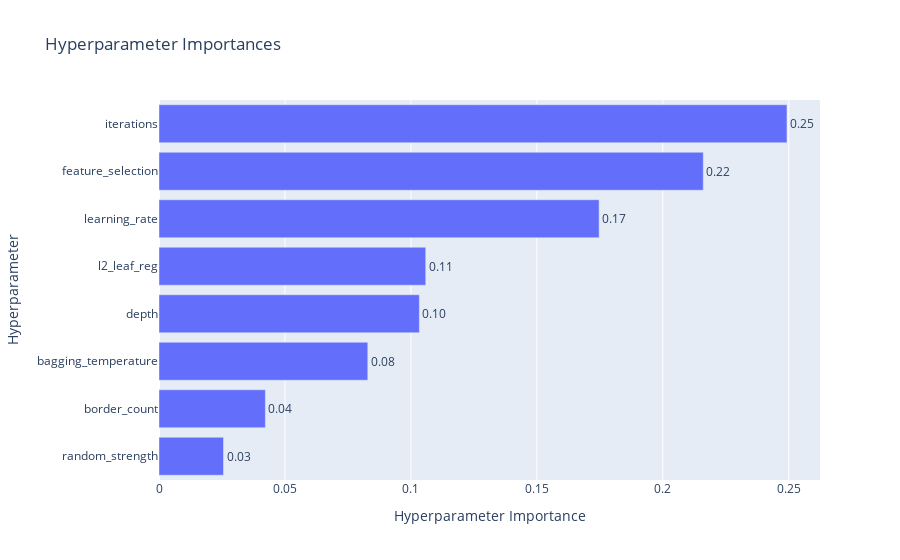
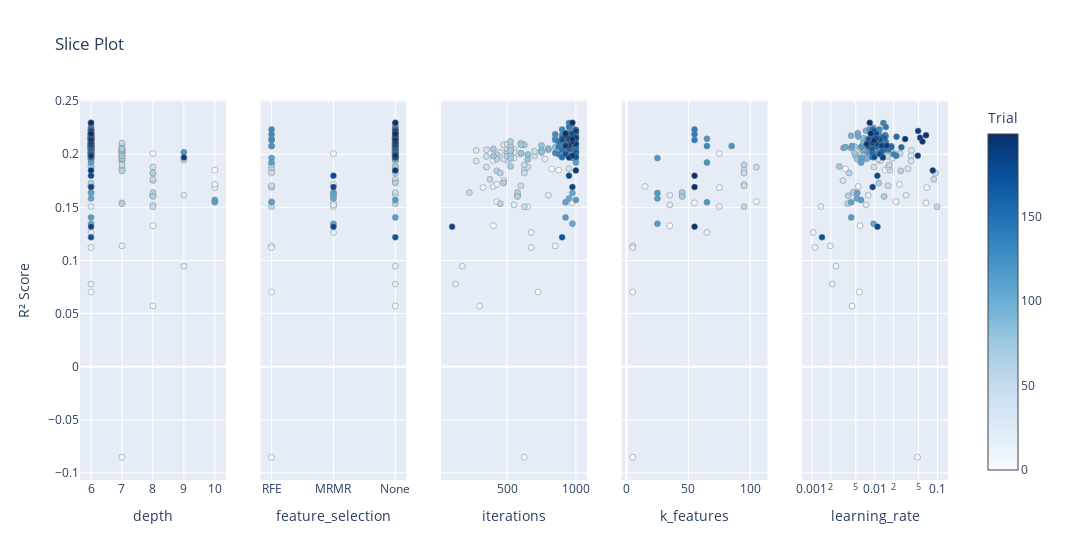

Notebook code cell kept with these figures, in order:
### Markdown cell above
# Visualization

### Code cell
# 1. Parameter Importance Plot
fig = vis.plot_param_importances(study, target_name="R² Score")
fig.show()

# 2. Slice Plot (Best for seeing individual parameter effects)
fig = vis.plot_slice(
    study,
    params=[
        'iterations',
        'feature_selection',
        'depth',
        'learning_rate',
        'k_features'
    ],
    target_name="R² Score"
)
fig.show()

### Figure 1 — Plotly figure (JSON) as saved in the notebook; plotly's stock layout.template omitted (floating-point values rounded to 4 significant figures)
{"data": [{"cliponaxis": false, "hovertemplate": ["random_strength (FloatDistribution): 0.025606634050598008<extra></extra>", "border_count (IntDistribution): 0.04222636140145474<extra></extra>", "bagging_temperature (FloatDistribution): 0.08288251368784086<extra></extra>", "depth (IntDistribution): 0.10335323023375356<extra></extra>", "l2_leaf_reg (FloatDistribution): 0.10588562082222913<extra></extra>", "learning_rate (FloatDistribution): 0.174714051006106<extra></extra>", "feature_selection (CategoricalDistribution): 0.2160580613306227<extra></extra>", "iterations (IntDistribution): 0.24927352746739512<extra></extra>"], "name": "R² Score", "orientation": "h", "text": ["0.03", "0.04", "0.08", "0.10", "0.11", "0.17", "0.22", "0.25"], "textposition": "outside", "type": "bar", "x": [0.02561, 0.04223, 0.08288, 0.1034, 0.1059, 0.1747, 0.2161, 0.2493], "y": ["random_strength", "border_count", "bagging_temperature", "depth", "l2_leaf_reg", "learning_rate", "feature_selection", "iterations"]}], "layout": {"title": {"text": "Hyperparameter Importances"}, "xaxis": {"title": {"text": "Hyperparameter Importance"}}, "yaxis": {"title": {"text": "Hyperparameter"}}}}

### Figure 2 — Plotly figure (JSON) as saved in the notebook; plotly's stock layout.template omitted (floating-point values rounded to 4 significant figures; data arrays with more than 128 entries replaced by an {"elided": "..."} marker saying what was removed)
{"data": [{"marker": {"color": {"elided": "200 int values"}, "colorbar": {"title": {"text": "Trial"}, "x": 1, "xpad": 40}, "colorscale": [[0, "rgb(247,251,255)"], [0.125, "rgb(222,235,247)"], [0.25, "rgb(198,219,239)"], [0.375, "rgb(158,202,225)"], [0.5, "rgb(107,174,214)"], [0.625, "rgb(66,146,198)"], [0.75, "rgb(33,113,181)"], [0.875, "rgb(8,81,156)"], [1, "rgb(8,48,107)"]], "line": {"color": "Grey", "width": 0.5}, "showscale": true}, "mode": "markers", "name": "Feasible Trial", "showlegend": false, "type": "scatter", "x": {"elided": "200 int values"}, "xaxis": "x", "y": {"elided": "200 float values"}, "yaxis": "y"}, {"marker": {"color": {"elided": "200 int values"}, "colorbar": {"title": {"text": "Trial"}, "x": 1, "xpad": 40}, "colorscale": [[0, "rgb(247,251,255)"], [0.125, "rgb(222,235,247)"], [0.25, "rgb(198,219,239)"], [0.375, "rgb(158,202,225)"], [0.5, "rgb(107,174,214)"], [0.625, "rgb(66,146,198)"], [0.75, "rgb(33,113,181)"], [0.875, "rgb(8,81,156)"], [1, "rgb(8,48,107)"]], "line": {"color": "Grey", "width": 0.5}, "showscale": false}, "mode": "markers", "name": "Feasible Trial", "showlegend": false, "type": "scatter", "x": {"elided": "200 str values"}, "xaxis": "x2", "y": {"elided": "200 float values"}, "yaxis": "y2"}, {"marker": {"color": {"elided": "200 int values"}, "colorbar": {"title": {"text": "Trial"}, "x": 1, "xpad": 40}, "colorscale": [[0, "rgb(247,251,255)"], [0.125, "rgb(222,235,247)"], [0.25, "rgb(198,219,239)"], [0.375, "rgb(158,202,225)"], [0.5, "rgb(107,174,214)"], [0.625, "rgb(66,146,198)"], [0.75, "rgb(33,113,181)"], [0.875, "rgb(8,81,156)"], [1, "rgb(8,48,107)"]], "line": {"color": "Grey", "width": 0.5}, "showscale": false}, "mode": "markers", "name": "Feasible Trial", "showlegend": false, "type": "scatter", "x": {"elided": "200 int values"}, "xaxis": "x3", "y": {"elided": "200 float values"}, "yaxis": "y3"}, {"marker": {"color": [1, 3, 4, 6, 7, 8, 10, 12, 13, 14, 15, 16, 17, 21, 22, 43, 44, 45, 46, 50, 52, 63, 64, 65, 104, 105, 108, 109, 110, 111, 112, 113, 122, 129, 130, 131, 181, 182, 183], "colorbar": {"title": {"text": "Trial"}, "x": 1, "xpad": 40}, "colorscale": [[0, "rgb(247,251,255)"], [0.125, "rgb(222,235,247)"], [0.25, "rgb(198,219,239)"], [0.375, "rgb(158,202,225)"], [0.5, "rgb(107,174,214)"], [0.625, "rgb(66,146,198)"], [0.75, "rgb(33,113,181)"], [0.875, "rgb(8,81,156)"], [1, "rgb(8,48,107)"]], "line": {"color": "Grey", "width": 0.5}, "showscale": false}, "mode": "markers", "name": "Feasible Trial", "showlegend": false, "type": "scatter", "x": [5, 35, 5, 75, 55, 105, 75, 15, 95, 5, 5, 75, 65, 35, 35, 95, 105, 95, 95, 95, 95, 45, 45, 45, 25, 25, 25, 25, 65, 65, 85, 65, 65, 55, 55, 55, 55, 55, 55], "xaxis": "x4", "y": [0.07024, 0.1327, -0.08531, 0.2006, 0.1542, 0.1554, 0.1686, 0.1696, 0.1717, 0.1138, 0.1122, 0.1507, 0.1264, 0.1614, 0.1523, 0.1852, 0.188, 0.1823, 0.1704, 0.1506, 0.19, 0.1609, 0.1641, 0.1603, 0.1584, 0.1346, 0.1635, 0.1965, 0.2146, 0.1548, 0.2077, 0.1921, 0.2077, 0.2189, 0.2134, 0.2233, 0.1798, 0.1318, 0.1691], "yaxis": "y4"}, {"marker": {"color": {"elided": "200 int values"}, "colorbar": {"title": {"text": "Trial"}, "x": 1, "xpad": 40}, "colorscale": [[0, "rgb(247,251,255)"], [0.125, "rgb(222,235,247)"], [0.25, "rgb(198,219,239)"], [0.375, "rgb(158,202,225)"], [0.5, "rgb(107,174,214)"], [0.625, "rgb(66,146,198)"], [0.75, "rgb(33,113,181)"], [0.875, "rgb(8,81,156)"], [1, "rgb(8,48,107)"]], "line": {"color": "Grey", "width": 0.5}, "showscale": false}, "mode": "markers", "name": "Feasible Trial", "showlegend": false, "type": "scatter", "x": {"elided": "200 float values"}, "xaxis": "x5", "y": {"elided": "200 float values"}, "yaxis": "y5"}], "layout": {"title": {"text": "Slice Plot"}, "width": 1500, "xaxis": {"anchor": "y", "domain": [0, 0.168], "title": {"text": "depth"}}, "xaxis2": {"anchor": "y2", "categoryarray": ["RFE", "MRMR", "None"], "categoryorder": "array", "domain": [0.208, 0.376], "title": {"text": "feature_selection"}, "type": "category"}, "xaxis3": {"anchor": "y3", "domain": [0.416, 0.584], "title": {"text": "iterations"}}, "xaxis4": {"anchor": "y4", "domain": [0.624, 0.792], "title": {"text": "k_features"}}, "xaxis5": {"anchor": "y5", "domain": [0.832, 1], "title": {"text": "learning_rate"}, "type": "log"}, "yaxis": {"anchor": "x", "domain": [0, 1], "title": {"text": "R² Score"}}, "yaxis2": {"anchor": "x2", "domain": [0, 1], "matches": "y", "showticklabels": false}, "yaxis3": {"anchor": "x3", "domain": [0, 1], "matches": "y", "showticklabels": false}, "yaxis4": {"anchor": "x4", "domain": [0, 1], "matches": "y", "showticklabels": false}, "yaxis5": {"anchor": "x5", "domain": [0, 1], "matches": "y", "showticklabels": false}}}
